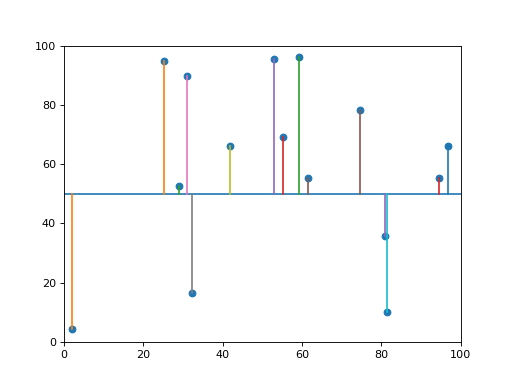

This figure's Python source:
import numpy as np
import matplotlib.pyplot as plt
import init

## 读取数据
r=init.Parameter()
x = np.load("x.npy")
y = np.load("y.npy")

## 绘制总线型拓扑结构
fig = plt.figure(dpi=80)
plt.xlim(0,r.xlim)
plt.ylim(0,r.ylim)
# 绘制网络节点
plt.scatter(x,y)

# 绘制总线
plt.plot([0,r.xlim],[r.ylim/2,r.ylim/2])

# 网络节点接入
for i in range(r.n):
    plt.plot([x[i],x[i]],[r.ylim/2,y[i]])

plt.show()
